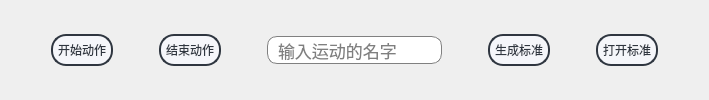
               <widget class="QWidget" name="widget_15" native="true">
                <property name="sizePolicy">
                 <sizepolicy hsizetype="Preferred" vsizetype="Fixed">
                  <horstretch>0</horstretch>
                  <verstretch>0</verstretch>
                 </sizepolicy>
                </property>
                <property name="styleSheet">
                 <string notr="true">QWidget#widget_15
{
	background-color: rgba(255, 255, 255,255);
	border-radius:20px;
}</string>
                </property>
                <layout class="QHBoxLayout" name="horizontalLayout_3">
                 <item>
                  <spacer name="horizontalSpacer_3">
                   <property name="orientation">
                    <enum>Qt::Horizontal</enum>
                   </property>
                   <property name="sizeHint" stdset="0">
                    <size>
                     <width>40</width>
                     <height>20</height>
                    </size>
                   </property>
                  </spacer>
                 </item>
                 <item>
                  <widget class="QPushButton" name="pushButton_startAction">
                   <property name="styleSheet">
                    <string notr="true">/**正常情况下样式**/
QPushButton{
	font: 13pt &quot;微软雅黑&quot;;
    color: #2f3640;
    background-color: #f5f6fa;
    border-color: #2f3640;
    border-radius: 15px;
    border-style: solid;
    border-width: 2px;
    padding: 5px;
}

/**鼠标停留在按钮上的样式**/
QPushButton::hover{	
    color: #FFFFFF;
    background-color: #718093;
    border-color: #2f3640;
}

/**鼠标按压下去的样式**/
QPushButton::pressed,QPushButton::checked{
    color: #FFFFFF;
    background-color: qlineargradient(spread:pad, x1:0, y1:0, x2:0, y2:1, stop:0 #273c75, stop:1 #487eb0);
}

/**按钮失能情况下样式**/
QPushButton::disabled{
    color: #FFFFFF;
    background-color: #dcdde1;
    border-color: #dcdde1;
}
</string>
                   </property>
                   <property name="text">
                    <string>开始动作</string>
                   </property>
                  </widget>
                 </item>
                 <item>
                  <spacer name="horizontalSpacer_7">
                   <property name="orientation">
                    <enum>Qt::Horizontal</enum>
                   </property>
                   <property name="sizeType">
                    <enum>QSizePolicy::Fixed</enum>
                   </property>
                   <property name="sizeHint" stdset="0">
                    <size>
                     <width>40</width>
                     <height>20</height>
                    </size>
                   </property>
                  </spacer>
                 </item>
                 <item>
                  <widget class="QPushButton" name="pushButton_stopAction">
                   <property name="styleSheet">
                    <string notr="true">/**正常情况下样式**/
QPushButton{
	font: 13pt &quot;微软雅黑&quot;;
    color: #2f3640;
    background-color: #f5f6fa;
    border-color: #2f3640;
    border-radius: 15px;
    border-style: solid;
    border-width: 2px;
    padding: 5px;
}

/**鼠标停留在按钮上的样式**/
QPushButton::hover{	
    color: #FFFFFF;
    background-color: #718093;
    border-color: #2f3640;
}

/**鼠标按压下去的样式**/
QPushButton::pressed,QPushButton::checked{
    color: #FFFFFF;
    background-color: qlineargradient(spread:pad, x1:0, y1:0, x2:0, y2:1, stop:0 #273c75, stop:1 #487eb0);
}

/**按钮失能情况下样式**/
QPushButton::disabled{
    color: #FFFFFF;
    background-color: #dcdde1;
    border-color: #dcdde1;
}
</string>
                   </property>
                   <property name="text">
                    <string>结束动作</string>
                   </property>
                  </widget>
                 </item>
                 <item>
                  <spacer name="horizontalSpacer_2">
                   <property name="orientation">
                    <enum>Qt::Horizontal</enum>
                   </property>
                   <property name="sizeType">
                    <enum>QSizePolicy::Fixed</enum>
                   </property>
                   <property name="sizeHint" stdset="0">
                    <size>
                     <width>40</width>
                     <height>20</height>
                    </size>
                   </property>
                  </spacer>
                 </item>
                 <item>
                  <widget class="QLineEdit" name="lineEdit_sportName">
                   <property name="font">
                    <font>
                     <family>微软雅黑</family>
                     <pointsize>13</pointsize>
                    </font>
                   </property>
                   <property name="styleSheet">
                    <string notr="true">QLineEdit
{
border: 1px solid gray;/*设置边框的粗细，以及颜色*/
border-radius: 10px;/*设置圆角的大小*/
padding: 0 8px;/*如果没有内容光标在开始往后移动0.8像素点*/
selection-background-color: darkgray;
   
}</string>
                   </property>
                   <property name="text">
                    <string/>
                   </property>
                   <property name="frame">
                    <bool>true</bool>
                   </property>
                   <property name="alignment">
                    <set>Qt::AlignLeading|Qt::AlignLeft|Qt::AlignVCenter</set>
                   </property>
                   <property name="dragEnabled">
                    <bool>false</bool>
                   </property>
                   <property name="placeholderText">
                    <string>输入运动的名字</string>
                   </property>
                   <property name="clearButtonEnabled">
                    <bool>true</bool>
                   </property>
                  </widget>
                 </item>
                 <item>
                  <spacer name="horizontalSpacer_6">
                   <property name="orientation">
                    <enum>Qt::Horizontal</enum>
                   </property>
                   <property name="sizeType">
                    <enum>QSizePolicy::Fixed</enum>
                   </property>
                   <property name="sizeHint" stdset="0">
                    <size>
                     <width>40</width>
                     <height>20</height>
                    </size>
                   </property>
                  </spacer>
                 </item>
                 <item>
                  <widget class="QPushButton" name="pushButton_cteateStandard">
                   <property name="styleSheet">
                    <string notr="true">/**正常情况下样式**/
QPushButton{
	font: 13pt &quot;微软雅黑&quot;;
    color: #2f3640;
    background-color: #f5f6fa;
    border-color: #2f3640;
    border-radius: 15px;
    border-style: solid;
    border-width: 2px;
    padding: 5px;
}

/**鼠标停留在按钮上的样式**/
QPushButton::hover{	
    color: #FFFFFF;
    background-color: #718093;
    border-color: #2f3640;
}

/**鼠标按压下去的样式**/
QPushButton::pressed,QPushButton::checked{
    color: #FFFFFF;
    background-color: qlineargradient(spread:pad, x1:0, y1:0, x2:0, y2:1, stop:0 #273c75, stop:1 #487eb0);
}

/**按钮失能情况下样式**/
QPushButton::disabled{
    color: #FFFFFF;
    background-color: #dcdde1;
    border-color: #dcdde1;
}
</string>
                   </property>
                   <property name="text">
                    <string>生成标准</string>
                   </property>
                  </widget>
                 </item>
                 <item>
                  <spacer name="horizontalSpacer_8">
                   <property name="orientation">
                    <enum>Qt::Horizontal</enum>
                   </property>
                   <property name="sizeType">
                    <enum>QSizePolicy::Fixed</enum>
                   </property>
                   <property name="sizeHint" stdset="0">
                    <size>
                     <width>40</width>
                     <height>20</height>
                    </size>
                   </property>
                  </spacer>
                 </item>
                 <item>
                  <widget class="QPushButton" name="pushButton_readStandard">
                   <property name="styleSheet">
                    <string notr="true">/**正常情况下样式**/
QPushButton{
	font: 13pt &quot;微软雅黑&quot;;
    color: #2f3640;
    background-color: #f5f6fa;
    border-color: #2f3640;
    border-radius: 15px;
    border-style: solid;
    border-width: 2px;
    padding: 5px;
}

/**鼠标停留在按钮上的样式**/
QPushButton::hover{	
    color: #FFFFFF;
    background-color: #718093;
    border-color: #2f3640;
}

/**鼠标按压下去的样式**/
QPushButton::pressed,QPushButton::checked{
    color: #FFFFFF;
    background-color: qlineargradient(spread:pad, x1:0, y1:0, x2:0, y2:1, stop:0 #273c75, stop:1 #487eb0);
}

/**按钮失能情况下样式**/
QPushButton::disabled{
    color: #FFFFFF;
    background-color: #dcdde1;
    border-color: #dcdde1;
}
</string>
                   </property>
                   <property name="text">
                    <string>打开标准</string>
                   </property>
                  </widget>
                 </item>
                 <item>
                  <spacer name="horizontalSpacer_4">
                   <property name="orientation">
                    <enum>Qt::Horizontal</enum>
                   </property>
                   <property name="sizeHint" stdset="0">
                    <size>
                     <width>40</width>
                     <height>20</height>
                    </size>
                   </property>
                  </spacer>
                 </item>
                </layout>
               </widget>
